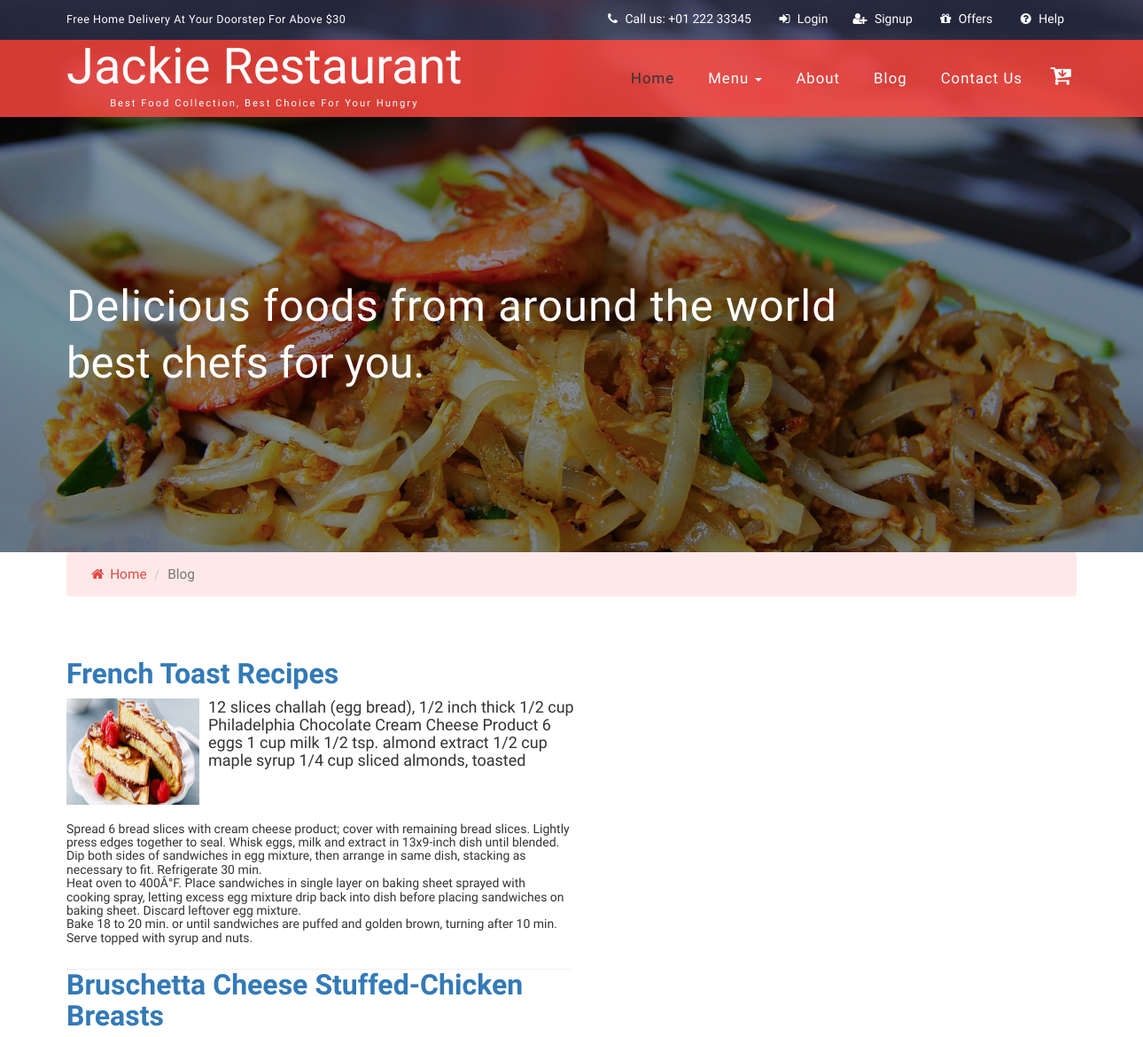
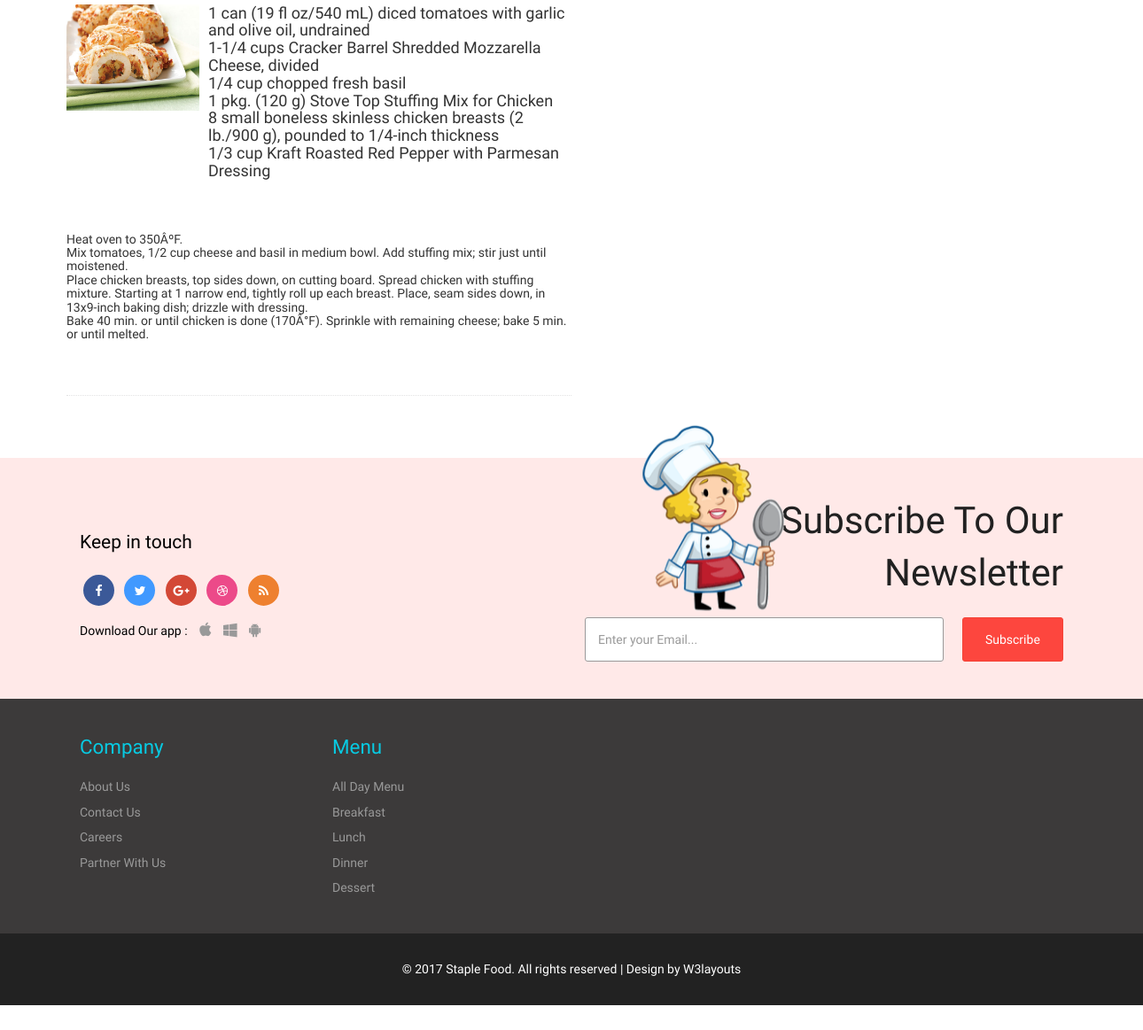
Screenshot of /blog.php with the database file from the repository (2 pictures, top to bottom).
### tables this page shows
CREATE TABLE `news` (
  `id` int(11) NOT NULL,
  `title` varchar(100) NOT NULL,
  `image` varchar(50) NOT NULL,
  `recipe` text NOT NULL,
  `created` datetime NOT NULL DEFAULT CURRENT_TIMESTAMP,
  `making` text NOT NULL
);

CREATE TABLE `categories` (
  `id` int(11) NOT NULL,
  `name` varchar(50) NOT NULL
);

### blog.php (the view, shortened to what this page needs)
<?php
	include 'header.php';
?>
	<div class="container">
		<ol class="breadcrumb w3l-crumbs">
			<li><a href="#"><i class="fa fa-home"></i> Home</a></li>
			<li class="active">Blog</li>
		</ol>
	</div>
	<div class="blog">
		<div class="container">
			<?php
				require 'database-config.php';
				$sql = "SELECT * FROM news";
				$result = mysqli_query($conn, $sql);
				if (mysqli_num_rows($result) > 0) {
					while($row = mysqli_fetch_assoc($result)) {
						echo '<div class="news">';
						echo '<form class="new" action="" method="GET">';
						echo '<h3 class="title"><a href="#">'.$row["title"].'</a></h3>';
						echo '<div><img class="image" src="'.$row["image"].'"/></div>';
						echo '<h4 class="recipe">'.$row['recipe'].'</h4>';
						echo '<h5 class="making">'.$row['making'].'</h5>';
						echo '</div>';
					}
				}
			 ?>
		</div>
	</div>
		<?php
			require 'database-config.php';
		?>
<?php
	include 'footer.php';
?>

### header.php (shortened to what this page needs)
<!DOCTYPE html>
<html lang="en">
<head>
<link href="css/bootstrap.css" type="text/css" rel="stylesheet" media="all">
<link href="css/style.css" type="text/css" rel="stylesheet" media="all">
<link href="css/font-awesome.css" rel="stylesheet">
<link rel="stylesheet" href="css/owl.carousel.css" type="text/css" media="all"/>
</head>
<body>
	<div class="banner">
		<div class="header">
			<div class="w3ls-header">
				<div class="container">
					<div class="w3ls-header-left">
						<p>Free home delivery at your doorstep For Above $30</p>
					</div>
					<div class="w3ls-header-right">
						<ul>
							<li class="head-dpdn">
								<i class="fa fa-phone" aria-hidden="true"></i> Call us: +01 222 33345
							</li>
							<li class="head-dpdn">
								<?php
   									if( (!( isset( $_SESSION['login_status']))) || ($_SESSION['login_status'] != "ready")) {
								        echo '<a href="loginadm.php"><i class="fa fa-sign-in" aria-hidden="true"></i> Login</a>';
								        echo '</li>';
								        echo '<li class="head-dpdn">';
								        echo '<a href="register.php"><i class="fa fa-user-plus" aria-hidden="true"></i> Signup</a>';
								    }
								    else{
								    	echo "<li>Hello ".$_SESSION["name"]." !</li>";
								        echo '<li><a href="logout.php">Logout</a></li>';
								    }
								?>
							</li>
							<li class="head-dpdn">
								<a href="offers.php"><i class="fa fa-gift" aria-hidden="true"></i> Offers</a>
							</li>
							<li class="head-dpdn">
								<a href="help.php"><i class="fa fa-question-circle" aria-hidden="true"></i> Help</a>
							</li>
						</ul>
					</div>
					<div class="clearfix"> </div>
				</div>
			</div>
			<div class="navigation agiletop-nav">
				<div class="container">
					<nav class="navbar navbar-default">
						<div class="navbar-header w3l_logo">
							<h1><a href="index.php">Jackie Restaurant<span>Best Food Collection, Best Choice For Your Hungry</span></a></h1>
						</div>
						<div class="collapse navbar-collapse" id="bs-megadropdown-tabs">
							<ul class="nav navbar-nav navbar-right">
								<li><a href="index.php" class="active">Home</a></li>
								<li class="dropdown">
									<a href="#" class="dropdown-toggle" data-toggle="dropdown">Menu <b class="caret"></b></a>
								</li>
								<li><a href="about.php">About</a></li>
								<li><a href="blog.php">Blog</a></li>
								<li><a href="contact.php">Contact Us</a></li>
							</ul>
						</div>
						<div>
								<a href="cart.php">
								<button class="w3view-cart" type="button" name="submit" value=""><i class="fa fa-cart-arrow-down" aria-hidden="true"></i></button>
							 	</a>
						</div>
					</nav>
				</div>
			</div>
		</div>
		<div class="banner-text">
			<div class="container">
				<h2>Delicious foods from around the world<br> <span>Best Chefs For you.</span></h2>
			</div>
		</div>
	</div>

### footer.php (shortened to what this page needs)
	<div class="subscribe agileits-w3layouts">
		<div class="container">
			<div class="col-md-6 social-icons w3-agile-icons">
				<h4>Keep in touch</h4>
				<ul>
					<li><a href="#" class="fa fa-facebook icon facebook"> </a></li>
					<li><a href="#" class="fa fa-twitter icon twitter"> </a></li>
					<li><a href="#" class="fa fa-google-plus icon googleplus"> </a></li>
					<li><a href="#" class="fa fa-dribbble icon dribbble"> </a></li>
					<li><a href="#" class="fa fa-rss icon rss"> </a></li>
				</ul>
				<ul class="apps">
					<li><h4>Download Our app : </h4> </li>
					<li><a href="#" class="fa fa-apple"></a></li>
					<li><a href="#" class="fa fa-windows"></a></li>
					<li><a href="#" class="fa fa-android"></a></li>
				</ul>
			</div>
			<div class="col-md-6 subscribe-right">
				<h3 class="w3ls-title">Subscribe to Our <br><span>Newsletter</span></h3>
				<form action="#" method="post">
					<input type="email" name="email" placeholder="Enter your Email..." required="">
					<input type="submit" value="Subscribe">
				</form>
				<img src="images/i1.png" class="sub-w3lsimg" alt=""/>
			</div>
			<div class="clearfix"> </div>
		</div>
	</div>
	<div class="footer agileits-w3layouts">
		<div class="container">
			<div class="w3_footer_grids">
				<div class="col-xs-6 col-sm-3 footer-grids w3-agileits">
					<h3>company</h3>
					<ul>
						<li><a href="about.php">About Us</a></li>
						<li><a href="contact.php">Contact Us</a></li>
						<li><a href="careers.php">Careers</a></li>
						<li><a href="help.php">Partner With Us</a></li>
					</ul>
				</div>
				<div class="col-xs-6 col-sm-3 footer-grids w3-agileits">
					<h3>Menu</h3>
					<ul>
						<li><a href="products.php">All Day Menu</a></li>
						<?php
                                require 'database-config.php';
                                $sql = "SELECT categories.id, categories.name, products.image FROM categories, products WHERE products.category_id = categories.id GROUP BY categories.id";
                                $result = mysqli_query($conn, $sql);
                                if (mysqli_num_rows($result) > 0) {
                                  while($row = mysqli_fetch_assoc($result)) {
                                        echo '<form action="products.php" method="GET">';
                                        echo '<li><a href="products.php?id='.$row["id"].'">'.$row["name"].'</a></li>';
                                        echo '</form>';
                                  }
                                }
                               ?>
					</ul>
				</div>
				<div class="clearfix"> </div>
			</div>
		</div>
	</div>
	<div class="copyw3-agile">
		<div class="container">
			<p>&copy; 2017 Staple Food. All rights reserved | Design by <a href="http://w3layouts.com/">W3layouts</a></p>
		</div>
	</div>
</body>
</html>

### rows the page displays
news: title "French Toast Recipes", image (picture), recipe "12 slices challah (egg bread), 1/2 inch thick 1/2 cup Philadelphia Chocolate Cream Cheese Product 6 eggs 1 cup milk 1/2 tsp. almond extract 1/2 cup maple syrup 1/4 cup sliced almonds, toasted", making "Spread 6 bread slices with cream cheese product; cover with remaining bread slices. Lightly press edges together to seal. Whisk eggs, milk and extract in 13x9-inch dish until blended. Dip both sides of sandwiches in egg mixture, then arrange in same dish, stacking as necessary to fit. Refrigerate 30 min. Heat oven to 400Â°F. Place sandwiches in single layer on baking sheet sprayed with cooking spray, letting excess egg mixture drip back into dish before placing sandwiches on baking sheet. Discard leftover egg mixture. Bake 18 to 20 min. or until sandwiches are puffed and golden brown, turning after 10 min. Serve topped with syrup and nuts."
news: title "Bruschetta Cheese Stuffed-Chicken Breasts", image (picture), recipe "1 can (19 fl oz/540 mL) diced tomatoes with garlic and olive oil, undrained 1-1/4 cups Cracker Barrel Shredded Mozzarella Cheese, divided 1/4 cup chopped fresh basil 1 pkg. (120 g) Stove Top Stuffing Mix for Chicken 8 small boneless skinless chicken breasts (2 lb./900 g), pounded to 1/4-inch thickness 1/3 cup Kraft Roasted Red Pepper with Parmesan Dressing", making "Heat oven to 350ÂºF. Mix tomatoes, 1/2 cup cheese and basil in medium bowl. Add stuffing mix; stir just until moistened. Place chicken breasts, top sides down, on cutting board. Spread chicken with stuffing mixture. Starting at 1 narrow end, tightly roll up each breast. Place, seam sides down, in 13x9-inch baking dish; drizzle with dressing. Bake 40 min. or until chicken is done (170Â°F). Sprinkle with remaining cheese; bake 5 min. or until melted."
categories: name "Breakfast"
categories: name "Lunch"
categories: name "Dinner"
categories: name "Dessert"
